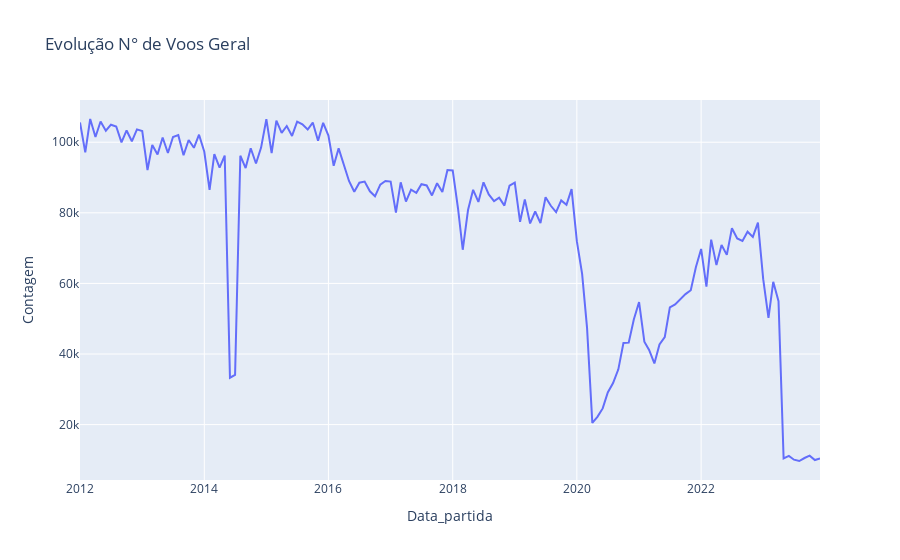

The notebook cell this image was saved under:
### Code cell
import plotly.express as px

# Contagem dos códigos por data
count_by_date = dfVRA2['Data_partida'].value_counts().sort_index().reset_index()
count_by_date.columns = ['Data_partida', 'Contagem']

# Criar o gráfico de linhas
fig = px.line(count_by_date, x='Data_partida', y='Contagem', title ='Evolução N° de Voos Geral')
# Exibir o gráfico
fig.show()

### Figure 1 — Plotly figure (JSON) as saved in the notebook; plotly's stock layout.template omitted (floating-point values rounded to 4 significant figures; data arrays with more than 128 entries replaced by an {"elided": "..."} marker saying what was removed)
{"data": [{"hovertemplate": "Data_partida=%{x}<br>Contagem=%{y}<extra></extra>", "legendgroup": "", "line": {"color": "#636efa", "dash": "solid"}, "marker": {"symbol": "circle"}, "mode": "lines", "name": "", "orientation": "v", "showlegend": false, "type": "scatter", "x": {"elided": "144 str values"}, "xaxis": "x", "y": {"elided": "144 int values"}, "yaxis": "y"}], "layout": {"autosize": true, "legend": {"tracegroupgap": 0}, "title": {"text": "Evolução N° de Voos Geral"}, "xaxis": {"anchor": "y", "autorange": true, "domain": [0, 1], "range": ["2012-01-01", "2023-12-01"], "title": {"text": "Data_partida"}, "type": "date"}, "yaxis": {"anchor": "x", "autorange": true, "domain": [0, 1], "range": [4308.0, 112000.0], "title": {"text": "Contagem"}, "type": "linear"}}}
